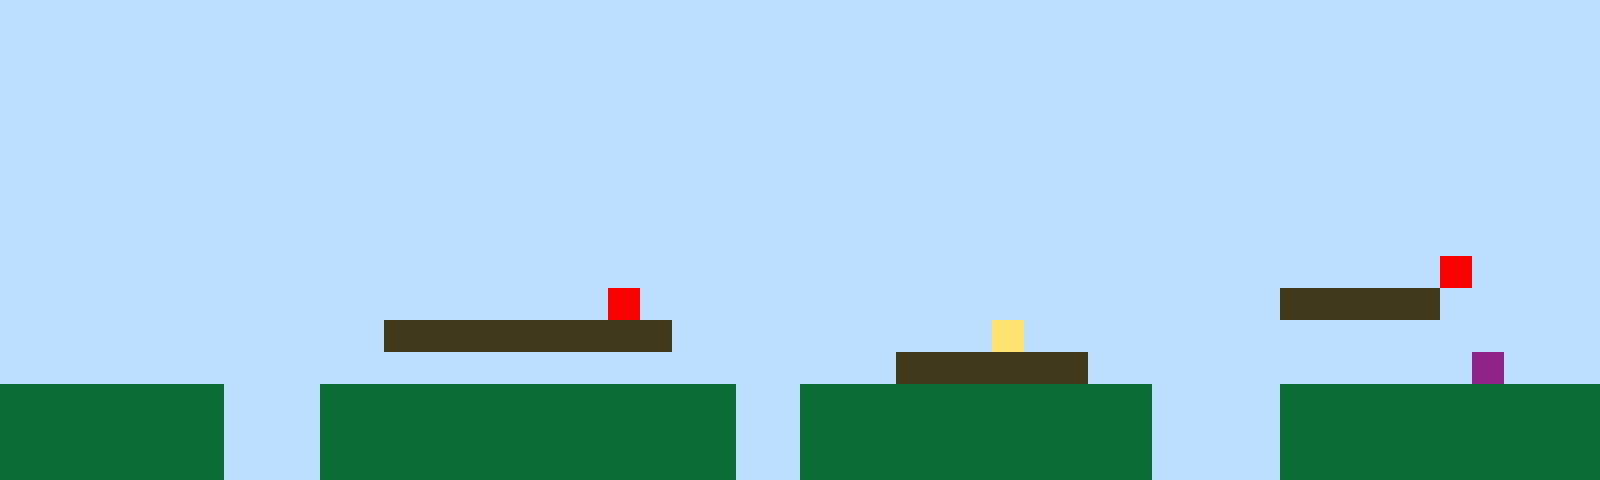

A level layout from a 2D game, rendered from its tile map. Below: a short description, then the map file with its tile-grid data intact:
An orthogonal 50x15 tile map with 32x32 px tiles, 1 tile layer (Tile Layer 1).

<map version="1.10" tiledversion="1.11.2" orientation="orthogonal" renderorder="right-up" width="50" height="15" tilewidth="32" tileheight="32" infinite="0" nextlayerid="2" nextobjectid="1"><editorsettings><export target="map1.csv" format="csv" /></editorsettings><tileset firstgid="1" name="sprites" tilewidth="32" tileheight="32" tilecount="6" columns="3"><image source="sprites.png" width="96" height="64" /></tileset><layer id="1" name="Tile Layer 1" width="50" height="15"><data encoding="csv">1,1,1,1,1,1,1,1,1,1,1,1,1,1,1,1,1,1,1,1,1,1,1,1,1,1,1,1,1,1,1,1,1,1,1,1,1,1,1,1,1,1,1,1,1,1,1,1,1,1,1,1,1,1,1,1,1,1,1,1,1,1,1,1,1,1,1,1,1,1,1,1,1,1,1,1,1,1,1,1,1,1,1,1,1,1,1,1,1,1,1,1,1,1,1,1,1,1,1,1,1,1,1,1,1,1,1,1,1,1,1,1,1,1,1,1,1,1,1,1,1,1,1,1,1,1,1,1,1,1,1,1,1,1,1,1,1,1,1,1,1,1,1,1,1,1,1,1,1,1,1,1,1,1,1,1,1,1,1,1,1,1,1,1,1,1,1,1,1,1,1,1,1,1,1,1,1,1,1,1,1,1,1,1,1,1,1,1,1,1,1,1,1,1,1,1,1,1,1,1,1,1,1,1,1,1,1,1,1,1,1,1,1,1,1,1,1,1,1,1,1,1,1,1,1,1,1,1,1,1,1,1,1,1,1,1,1,1,1,1,1,1,1,1,1,1,1,1,1,1,1,1,1,1,1,1,1,1,1,1,1,1,1,1,1,1,1,1,1,1,1,1,1,1,1,1,1,1,1,1,1,1,1,1,1,1,1,1,1,1,1,1,1,1,1,1,1,1,1,1,1,1,1,1,1,1,1,1,1,1,1,1,1,1,1,1,1,1,1,1,1,1,1,1,1,1,1,1,1,1,1,1,1,1,1,1,1,1,1,1,1,1,1,1,1,1,1,1,1,1,1,1,1,1,1,1,1,1,1,1,1,1,1,1,1,1,1,1,1,1,1,1,1,1,1,1,1,1,1,1,1,1,1,1,1,1,1,1,1,1,1,1,1,1,1,1,1,1,1,1,1,1,1,1,1,1,1,1,1,1,1,1,1,1,1,1,1,1,1,1,1,1,1,1,1,1,1,1,1,1,1,1,1,1,1,1,1,1,1,1,1,1,1,1,1,5,1,1,1,1,1,1,1,1,1,1,1,1,1,1,1,1,1,1,1,1,1,1,1,5,1,1,1,1,1,1,1,1,1,1,1,1,1,1,1,1,1,1,1,1,3,3,3,3,3,1,1,1,1,1,1,1,1,1,1,1,1,1,1,1,1,1,3,3,3,3,3,3,3,3,3,1,1,1,1,1,1,1,1,1,1,4,1,1,1,1,1,1,1,1,1,1,1,1,1,1,1,1,1,1,1,1,1,1,1,1,1,1,1,1,1,1,1,1,1,1,1,1,1,1,1,1,1,1,1,1,1,1,3,3,3,3,3,3,1,1,1,1,1,1,1,1,1,1,1,1,6,1,1,1,2,2,2,2,2,2,2,1,1,1,2,2,2,2,2,2,2,2,2,2,2,2,2,1,1,2,2,2,2,2,2,2,2,2,2,2,1,1,1,1,2,2,2,2,2,2,2,2,2,2,2,2,2,2,2,2,2,1,1,1,2,2,2,2,2,2,2,2,2,2,2,2,2,1,1,2,2,2,2,2,2,2,2,2,2,2,1,1,1,1,2,2,2,2,2,2,2,2,2,2,2,2,2,2,2,2,2,1,1,1,2,2,2,2,2,2,2,2,2,2,2,2,2,1,1,2,2,2,2,2,2,2,2,2,2,2,1,1,1,1,2,2,2,2,2,2,2,2,2,2</data></layer></map>
